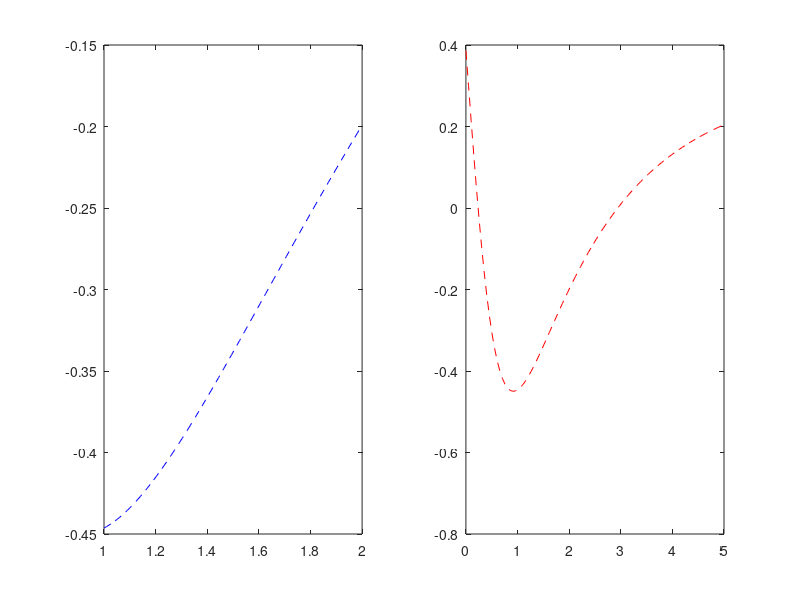

Source code (MATLAB):
% Esercizio 05

% Dati
f = @(x) (2*log(x+2))./(sqrt(x+1)) - (x.^2 + 2*x + 1)./(x.^2 + 1);
x1 = linspace(1,2);
op1 = "b--";
x2 = linspace(0,5);
op2 = "r--";

% Richieste
y1 = f(x1)
y2 = f(x2)

subplot(1,2,1)
plot(x1,y1,op1)

subplot(1,2,2)
plot(x2,y2,op2)
